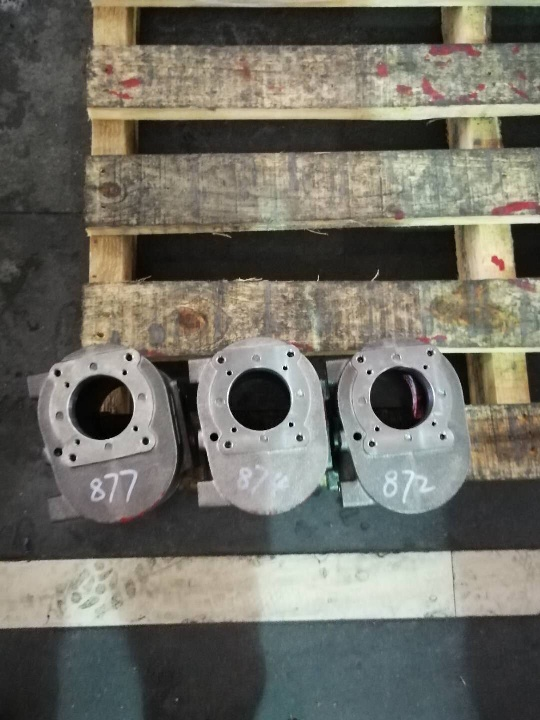
#> input picture opencv-python/002.jpg, 540 x 720 px
$ python '012霍夫变换.py'
#> lines starting #> are read from the running program, lines starting #| are printed output that depends on the picture; after the words box and inside, x2 and y2 are one past the last pixel; in counts of white or black regions, pixels touching at a corner belong together
'''
霍夫变换
使用霍夫线变换和圆变换检测图像中的直线和圆
opencv函数：cv2.HoughLines(), cv2.HoughLinesP(), cv2.HoughCircles()
'''
# 导入相应的包
import cv2
import numpy as np
import matplotlib.pyplot as plt

# 定义相应的常量

# 定义相应的函数

# main函数

img = cv2.imread('002.jpg', 0)
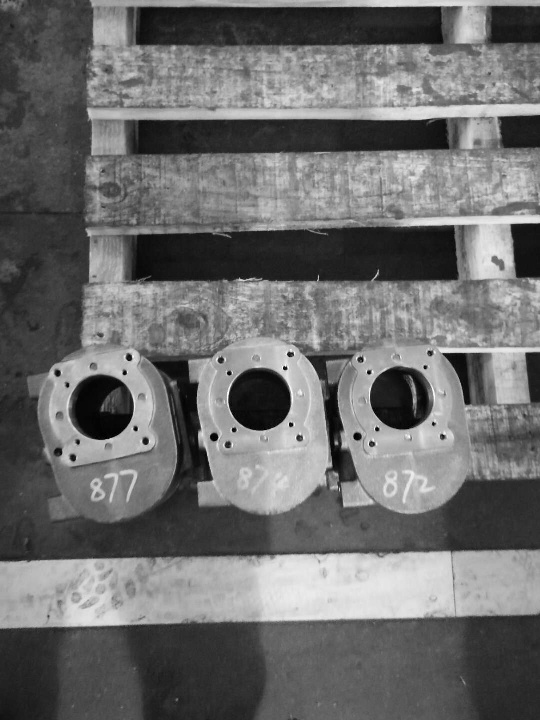
#> img: shape (720, 540); min 0, max 255, mean 108.6
ret, thresh = cv2.threshold(img, 100, 255, cv2.THRESH_BINARY)
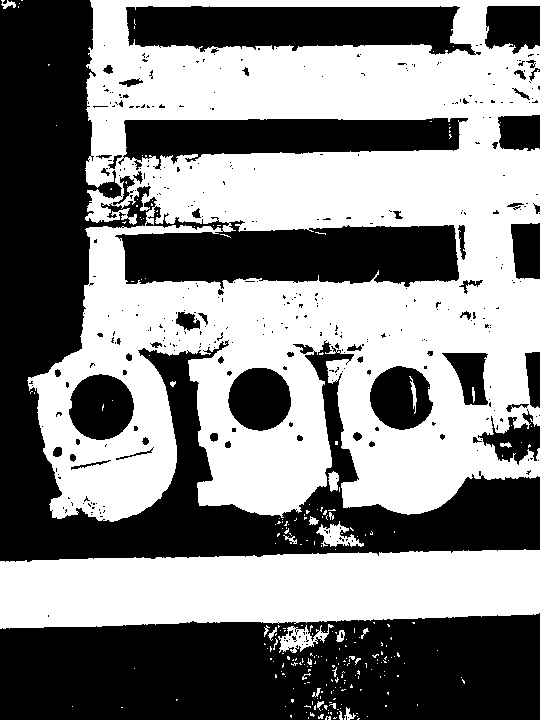
#> thresh: shape (720, 540); 51.4% white; 399 black regions (340 under 20 px), largest, box (x1, y1, x2, y2) and area: (0, 0, 540, 562) 91420, (0, 613, 540, 720) 51216, (126, 6, 481, 55) 13058
edges = cv2.Canny(thresh, 30, 70)
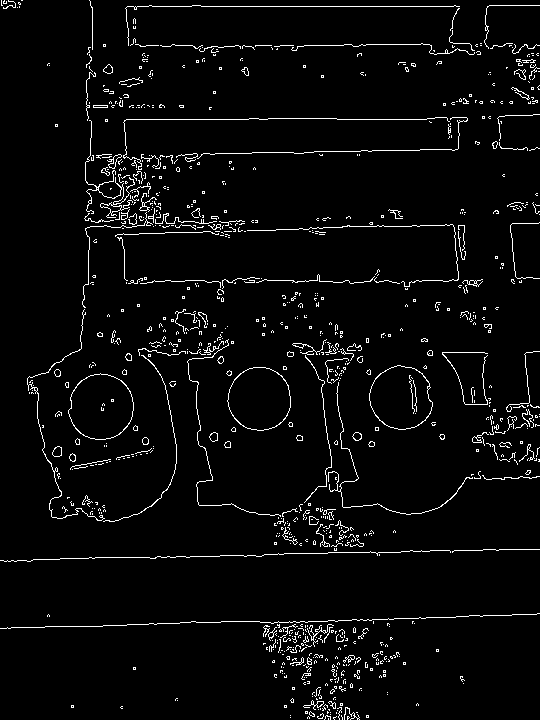
#> edges: shape (720, 540); 3.7% white in thin lines or dots

'''
# 霍夫直线变换
# OpenCV中用cv2.HoughLines()在二值图上实现霍夫变换，函数返回的是一组直线的(r,θ)数据：
# 参数1：要检测的二值图（一般是阈值分割或边缘检测后的图）
# 参数2：距离r的精度，值越大，考虑越多的线
# 参数3：角度θ的精度，值越小，考虑越多的线
# 参数4：累加数阈值，值越小，考虑越多的线
lines = cv2.HoughLines(edges, 0.8, np.pi / 180, 90)

# 将检测的线画出来（注意是极坐标）
edges = cv2.cvtColor(edges, cv2.COLOR_GRAY2BGR)
for line in lines:
    rho, theta = line[0]
    a = np.cos(theta)
    b = np.sin(theta)
    x0 = a * rho
    y0 = b * rho
    x1 = int(x0 + 1000 * (-b))
    y1 = int(y0 + 1000 * (a))
    x2 = int(x0 - 1000 * (-b))
    y2 = int(y0 - 1000 * (a))
    cv2.line(edges, (x1, y1), (x2, y2), (0, 0, 255))
cv2.imshow('edges', edges)
'''
'''
# 统计概率霍夫直线变换
# 前面的方法又称为标准霍夫变换，它会计算图像中的每一个点，计算量比较大，
# 另外它得到的是整一条线（r和θ），并不知道原图中直线的端点。
# 所以提出了统计概率霍夫直线变换(Probabilistic Hough Transform)，是一种改进的霍夫变换
# 前面几个参数跟之前的一样，有两个可选参数：
# minLineLength：最短长度阈值，比这个长度短的线会被排除
# maxLineGap：同一直线两点之间的最大距离
lines = cv2.HoughLinesP(edges, 0.8, np.pi / 180, 90,
                        minLineLength=50, maxLineGap=10)
# 将检测的线画出来
# cv2.LINE_AA表示抗锯齿线型
edges = cv2.cvtColor(edges, cv2.COLOR_GRAY2BGR)
for line in lines:
    x1, y1, x2, y2 = line[0]
    cv2.line(edges, (x1, y1), (x2, y2), (0, 255, 0), 1, lineType=cv2.LINE_AA)
cv2.imshow('edges', edges)
'''
# 霍夫圆变换
# 圆是用(x_center,y_center,r)来表示，从二维变成了三维，数据量变大了很多；
# 所以一般使用霍夫梯度法减少计算量
# 参数2：变换方法，一般使用霍夫梯度法
# 参数3 dp=1：表示霍夫梯度法中累加器图像的分辨率与原图一致
# 参数4：两个不同圆圆心的最短距离
# 参数5：param2跟霍夫直线变换中的累加数阈值一样
circles = cv2.HoughCircles(edges, cv2.HOUGH_GRADIENT, 1, 40, param1=100, param2=30, minRadius=25, maxRadius=65)
#> circles = [[100.5, 405.5, 32.4], [259.5, 398.5, 30.9], [399.5, 399.5, 30]]
circles = np.int0(np.around(circles))
#> circles = [[100, 406, 32], [260, 398, 31], [400, 400, 30]]
# 将检测的圆画出来
edges = cv2.cvtColor(edges, cv2.COLOR_GRAY2BGR)
#> edges: shape (720, 540, 3); 3.7% white in thin lines or dots
for i in circles[0, :]:
    cv2.circle(edges, (i[0], i[1]), i[2], (0, 255, 0), 2)  # 画出外圆
    cv2.circle(edges, (i[0], i[1]), 2, (0, 0, 255), 3)  # 画出圆心
#> this loop made 3 passes
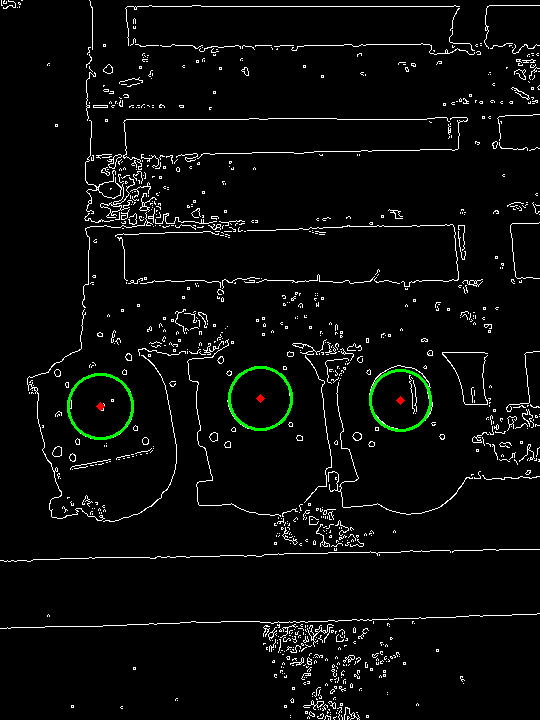
#> edges: shape (720, 540, 3); mean B, G, R 9.2, 10.4, 9.3
cv2.imshow('edges', edges)

cv2.waitKey(0)
cv2.destroyAllWindows()


'''
# ----------------------------------------------------------------------------------------------------------------

'''

'''
# ----------------------------------------------------------------------------------------------------------------

'''

'''
# ----------------------------------------------------------------------------------------------------------------

'''

'''
# ----------------------------------------------------------------------------------------------------------------

'''
